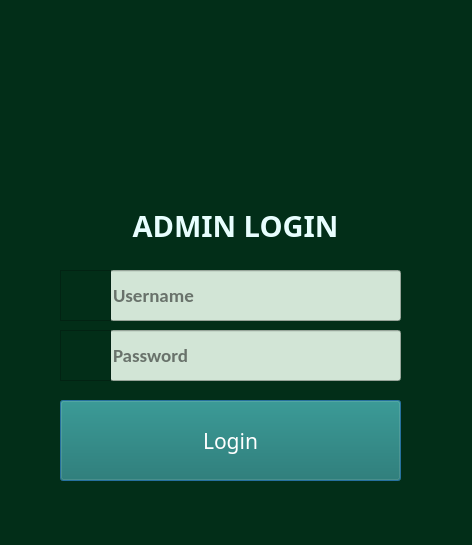
<?xml version="1.0" encoding="UTF-8"?>
<ui version="4.0">
 <class>Dialog</class>
 <widget class="QDialog" name="Dialog">
  <property name="geometry">
   <rect>
    <x>0</x>
    <y>0</y>
    <width>472</width>
    <height>545</height>
   </rect>
  </property>
  <property name="font">
   <font>
    <family>Arial Rounded MT Bold</family>
    <pointsize>11</pointsize>
   </font>
  </property>
  <property name="windowTitle">
   <string>Dialog</string>
  </property>
  <property name="styleSheet">
   <string notr="true">background-color: rgb(95, 68, 25);
background-color: rgb(2, 46, 24);
</string>
  </property>
  <widget class="QPushButton" name="login">
   <property name="geometry">
    <rect>
     <x>60</x>
     <y>400</y>
     <width>341</width>
     <height>81</height>
    </rect>
   </property>
   <property name="font">
    <font>
     <family>Arial Rounded MT Bold</family>
     <pointsize>16</pointsize>
    </font>
   </property>
   <property name="styleSheet">
    <string notr="true">color: rgb(255, 255, 255);
background-color: rgb(21, 110, 99);</string>
   </property>
   <property name="text">
    <string>Login</string>
   </property>
  </widget>
  <widget class="QLabel" name="label">
   <property name="geometry">
    <rect>
     <x>0</x>
     <y>210</y>
     <width>471</width>
     <height>31</height>
    </rect>
   </property>
   <property name="font">
    <font>
     <family>Rockwell Extra Bold</family>
     <pointsize>22</pointsize>
     <weight>75</weight>
     <italic>false</italic>
     <bold>true</bold>
     <underline>false</underline>
    </font>
   </property>
   <property name="styleSheet">
    <string notr="true">
color: rgb(232, 254, 254);</string>
   </property>
   <property name="text">
    <string>ADMIN LOGIN</string>
   </property>
   <property name="alignment">
    <set>Qt::AlignCenter</set>
   </property>
  </widget>
  <widget class="QLabel" name="label_4">
   <property name="geometry">
    <rect>
     <x>10</x>
     <y>10</y>
     <width>461</width>
     <height>201</height>
    </rect>
   </property>
   <property name="font">
    <font>
     <family>MS Shell Dlg 2</family>
     <pointsize>22</pointsize>
     <weight>75</weight>
     <italic>true</italic>
     <bold>true</bold>
     <underline>false</underline>
    </font>
   </property>
   <property name="styleSheet">
    <string notr="true">
color: rgb(232, 254, 254);</string>
   </property>
   <property name="text">
    <string/>
   </property>
   <property name="pixmap">
    <pixmap>user1.png</pixmap>
   </property>
   <property name="alignment">
    <set>Qt::AlignCenter</set>
   </property>
  </widget>
  <widget class="QLineEdit" name="pass1">
   <property name="geometry">
    <rect>
     <x>110</x>
     <y>330</y>
     <width>291</width>
     <height>51</height>
    </rect>
   </property>
   <property name="font">
    <font>
     <family>Calibri</family>
     <pointsize>14</pointsize>
     <weight>75</weight>
     <bold>true</bold>
    </font>
   </property>
   <property name="styleSheet">
    <string notr="true">background-color: rgb(210, 229, 214);</string>
   </property>
   <property name="maxLength">
    <number>25</number>
   </property>
   <property name="echoMode">
    <enum>QLineEdit::Password</enum>
   </property>
   <property name="placeholderText">
    <string>Password</string>
   </property>
  </widget>
  <widget class="QLineEdit" name="user">
   <property name="geometry">
    <rect>
     <x>110</x>
     <y>270</y>
     <width>291</width>
     <height>51</height>
    </rect>
   </property>
   <property name="font">
    <font>
     <family>Calibri</family>
     <pointsize>14</pointsize>
     <weight>75</weight>
     <bold>true</bold>
    </font>
   </property>
   <property name="styleSheet">
    <string notr="true">background-color: rgb(210, 229, 214);</string>
   </property>
   <property name="maxLength">
    <number>25</number>
   </property>
   <property name="placeholderText">
    <string>Username</string>
   </property>
  </widget>
  <widget class="QTextEdit" name="textEdit">
   <property name="geometry">
    <rect>
     <x>60</x>
     <y>270</y>
     <width>51</width>
     <height>51</height>
    </rect>
   </property>
  </widget>
  <widget class="QLabel" name="label_2">
   <property name="geometry">
    <rect>
     <x>70</x>
     <y>280</y>
     <width>31</width>
     <height>31</height>
    </rect>
   </property>
   <property name="font">
    <font>
     <family>Arial Rounded MT Bold</family>
     <pointsize>12</pointsize>
    </font>
   </property>
   <property name="styleSheet">
    <string notr="true">color: rgb(245, 121, 0);
color: rgb(255, 255, 255);</string>
   </property>
   <property name="text">
    <string/>
   </property>
   <property name="pixmap">
    <pixmap>user.png</pixmap>
   </property>
  </widget>
  <widget class="QTextEdit" name="textEdit_2">
   <property name="geometry">
    <rect>
     <x>60</x>
     <y>330</y>
     <width>51</width>
     <height>51</height>
    </rect>
   </property>
  </widget>
  <widget class="QLabel" name="label_3">
   <property name="geometry">
    <rect>
     <x>72</x>
     <y>334</y>
     <width>31</width>
     <height>41</height>
    </rect>
   </property>
   <property name="font">
    <font>
     <family>Arial Rounded MT Bold</family>
     <pointsize>12</pointsize>
    </font>
   </property>
   <property name="styleSheet">
    <string notr="true">color: rgb(245, 121, 0);
color: rgb(255, 255, 255);</string>
   </property>
   <property name="text">
    <string/>
   </property>
   <property name="pixmap">
    <pixmap>pass1.png</pixmap>
   </property>
  </widget>
 </widget>
 <resources/>
 <connections/>
</ui>
